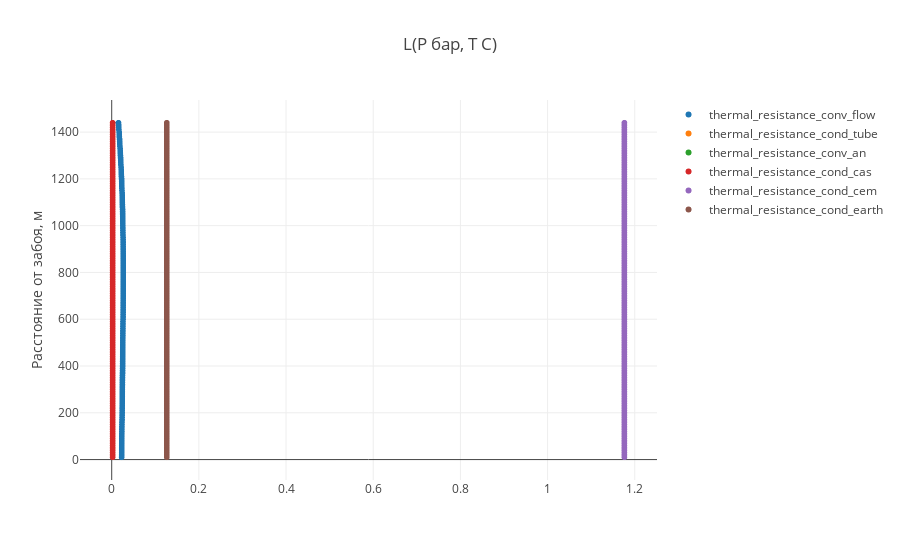

The cell this chart's notebook holds for it:
### Code cell
trace1 = trace(temp_cor_data, 45)
trace2 = trace(temp_cor_data, 46)
trace3 = trace(temp_cor_data, 47)
trace4 = trace(temp_cor_data, 48)
trace5 = trace(temp_cor_data, 49)
trace6 = trace(temp_cor_data, 50)





data = [trace1, trace2,trace3,  trace4, trace5, trace6]

plot()

### Figure 1 — Plotly figure (JSON) as saved in the notebook; plotly's stock layout.template omitted (floating-point values rounded to 4 significant figures; data arrays with more than 128 entries replaced by an {"elided": "..."} marker saying what was removed)
{"data": [{"mode": "markers", "name": "thermal_resistance_conv_flow", "type": "scattergl", "uid": "333c2620-8e7c-44a6-92a4-3b06dfaf422f", "x": {"elided": "144 float values"}, "y": {"elided": "144 int values"}}, {"mode": "markers", "name": "thermal_resistance_cond_tube", "type": "scattergl", "uid": "123a9dc5-63d1-4b63-b145-1efe16f29aaa", "x": {"elided": "144 null values"}, "y": {"elided": "144 int values"}}, {"mode": "markers", "name": "thermal_resistance_conv_an", "type": "scattergl", "uid": "7d818559-ecf1-4ba0-9402-9e253ad9bbbd", "x": {"elided": "144 null values"}, "y": {"elided": "144 int values"}}, {"mode": "markers", "name": "thermal_resistance_cond_cas", "type": "scattergl", "uid": "63f8f22f-f537-42f9-942c-14b19ff1085e", "x": {"elided": "144 float values"}, "y": {"elided": "144 int values"}}, {"mode": "markers", "name": "thermal_resistance_cond_cem", "type": "scattergl", "uid": "11157dba-f390-44b2-ab58-7d7246a7895d", "x": {"elided": "144 float values"}, "y": {"elided": "144 int values"}}, {"mode": "markers", "name": "thermal_resistance_cond_earth", "type": "scattergl", "uid": "35a222a3-d762-4920-8f2c-2a7a4d9da640", "x": {"elided": "144 float values"}, "y": {"elided": "144 int values"}}], "layout": {"title": {"text": "L(P бар, T C)"}, "yaxis": {"title": {"text": "Расстояние от забоя, м"}}}}
